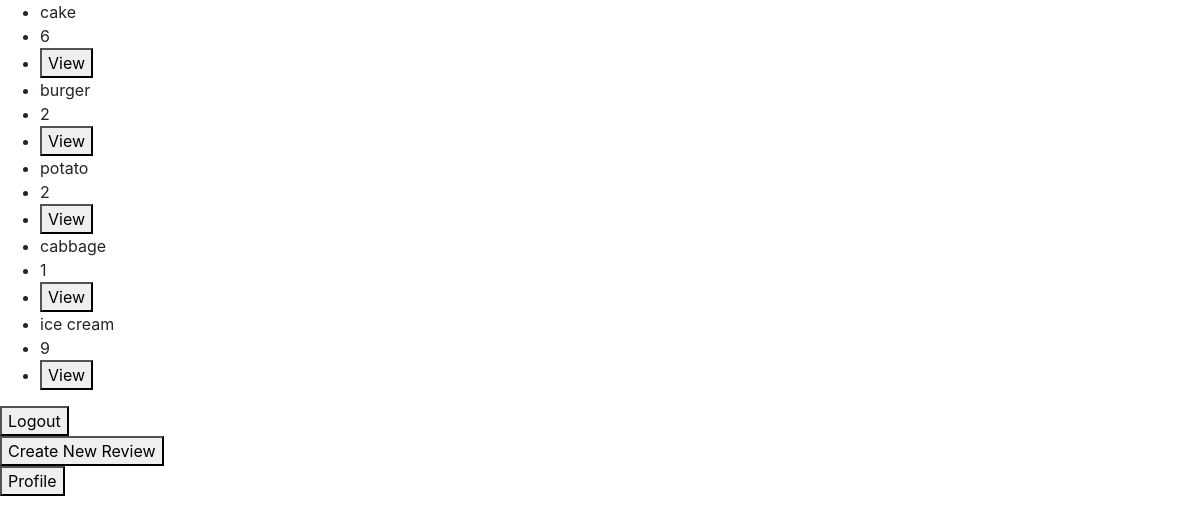
Before: /logs/sienna (signed in) with the older database file.
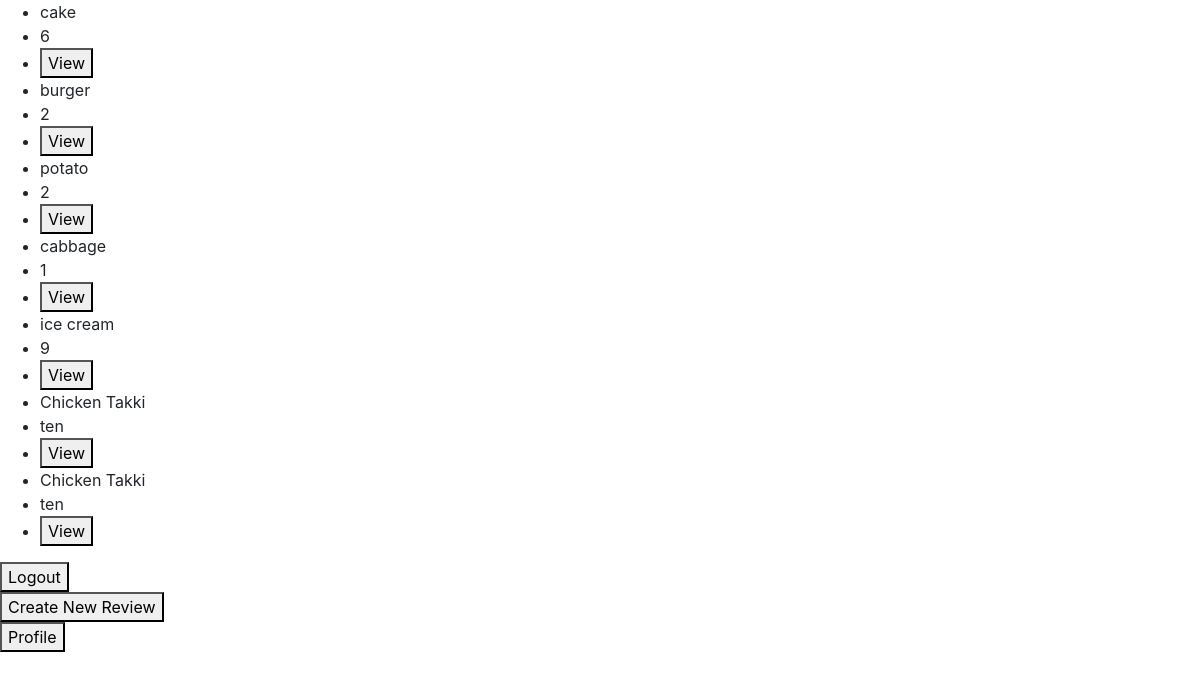
After: the same page with the newer database file.
### calculator/models.py (models this page shows, shortened)
class Type(models.Model):
    foodPost = models.ForeignKey(
        User,
        related_name = 'foodPost',
        on_delete=models.CASCADE
    )
    foodType = models.CharField(
        max_length = 50,
        default='dessert'
    )
    foodName = models.CharField(max_length=50)
    foodRate = models.CharField(
        max_length=20,
        default = 'One Star'
    )
    foodComment = models.TextField()

### calculator/views.py (the view, shortened to what this page needs)
# urls.py: path('logs/<str:username>', views.LogsView.as_view(), name = 'logs'),
class LogsView(View):
    template_name = 'polls/logs.html'
    def get(self, request, username):
        if request.user.is_authenticated:
            if 'logout' in request.POST.keys():
                logout(request)
                form = AuthenticationForm()
            allTypes = Type.objects.all()
            context = {
            'allTypes': allTypes
            }
            return render(request, 'polls/logs.html', context)
        else:
            pass

### calculator/templates/polls/logs.html (shortened to what this page needs)
<!DOCTYPE html>
<html>
  <head>
    <link rel="stylesheet" href="https://maxcdn.bootstrapcdn.com/bootstrap/4.4.1/css/bootstrap.min.css" />
  </head>
<body>
  <ul> {% for type in allTypes %}
    <li>
      {{type.foodName}}
    </li>
    <li>
      {{type.foodRate}}
    </li>
    <li>
      <form method = 'post' action = "{% url 'detail' type.id %}">
        <button type = 'submit'>View</button>
      </form>
    </li>
    {% endfor %}
  </ul>
  <form method = 'post' action = "{% url 'login' %}">
    <button type = 'submit'>Logout</button>
  </form>
  <form method = 'post' action = "{% url 'create' user.username %}">
    <button type = 'submit'>Create New Review</button>
  </form>
  <form method = 'post' action = "{% url 'profile' user.username %}">
    <button type = 'submit'>Profile</button>
  </form>
</body>
</html>

Changed rows visible on the page:
added Type: foodName "Chicken Takki", foodRate "ten"
added Type: foodName "Chicken Takki", foodRate "ten"
